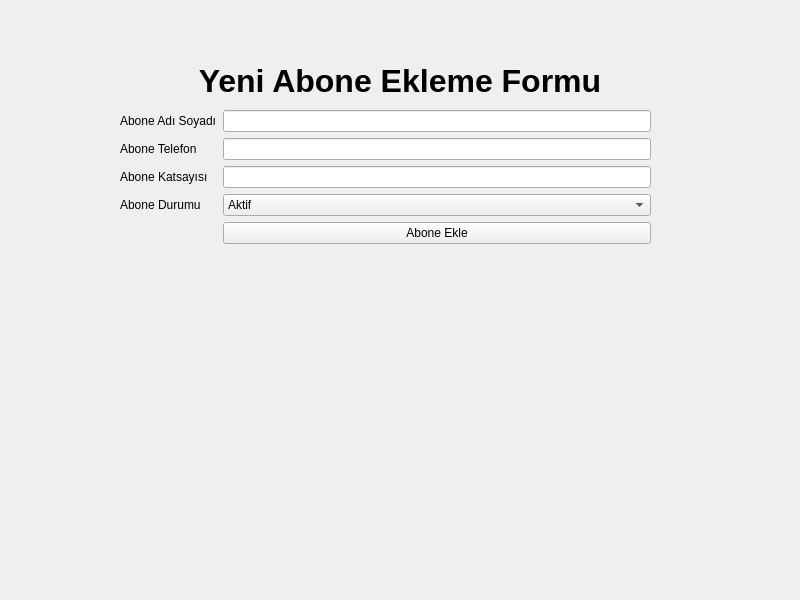
<?xml version="1.0" encoding="UTF-8"?>
<ui version="4.0">
 <class>Form</class>
 <widget class="QWidget" name="Form">
  <property name="geometry">
   <rect>
    <x>0</x>
    <y>0</y>
    <width>800</width>
    <height>600</height>
   </rect>
  </property>
  <property name="windowTitle">
   <string>Abone Ekleme Ekranı</string>
  </property>
  <widget class="QWidget" name="formLayoutWidget">
   <property name="geometry">
    <rect>
     <x>120</x>
     <y>110</y>
     <width>531</width>
     <height>200</height>
    </rect>
   </property>
   <layout class="QFormLayout" name="formLayout">
    <item row="0" column="0">
     <widget class="QLabel" name="yNeticiAdLabel">
      <property name="text">
       <string>Abone Adı Soyadı</string>
      </property>
     </widget>
    </item>
    <item row="0" column="1">
     <widget class="QLineEdit" name="abone_adi_soyadi"/>
    </item>
    <item row="1" column="0">
     <widget class="QLabel" name="eItmenTelefonLabel">
      <property name="text">
       <string>Abone Telefon</string>
      </property>
     </widget>
    </item>
    <item row="1" column="1">
     <widget class="QLineEdit" name="abone_tel"/>
    </item>
    <item row="2" column="0">
     <widget class="QLabel" name="eItmenAdresLabel">
      <property name="text">
       <string>Abone Katsayısı</string>
      </property>
     </widget>
    </item>
    <item row="2" column="1">
     <widget class="QLineEdit" name="abone_katsayisi"/>
    </item>
    <item row="3" column="0">
     <widget class="QLabel" name="yNeticiDurumuLabel">
      <property name="text">
       <string>Abone Durumu</string>
      </property>
     </widget>
    </item>
    <item row="3" column="1">
     <widget class="QComboBox" name="abone_durum">
      <item>
       <property name="text">
        <string>Aktif</string>
       </property>
      </item>
      <item>
       <property name="text">
        <string>Pasif</string>
       </property>
      </item>
     </widget>
    </item>
    <item row="5" column="0">
     <widget class="QLabel" name="yelikBitiTarihiLabel">
      <property name="text">
       <string/>
      </property>
     </widget>
    </item>
    <item row="5" column="1">
     <widget class="QPushButton" name="abone_ekle_btn">
      <property name="text">
       <string>Abone Ekle</string>
      </property>
     </widget>
    </item>
   </layout>
  </widget>
  <widget class="QLabel" name="label">
   <property name="geometry">
    <rect>
     <x>30</x>
     <y>50</y>
     <width>740</width>
     <height>61</height>
    </rect>
   </property>
   <property name="font">
    <font>
     <pointsize>24</pointsize>
     <weight>75</weight>
     <bold>true</bold>
    </font>
   </property>
   <property name="text">
    <string>Yeni Abone Ekleme Formu</string>
   </property>
   <property name="alignment">
    <set>Qt::AlignCenter</set>
   </property>
  </widget>
 </widget>
 <resources/>
 <connections/>
</ui>
